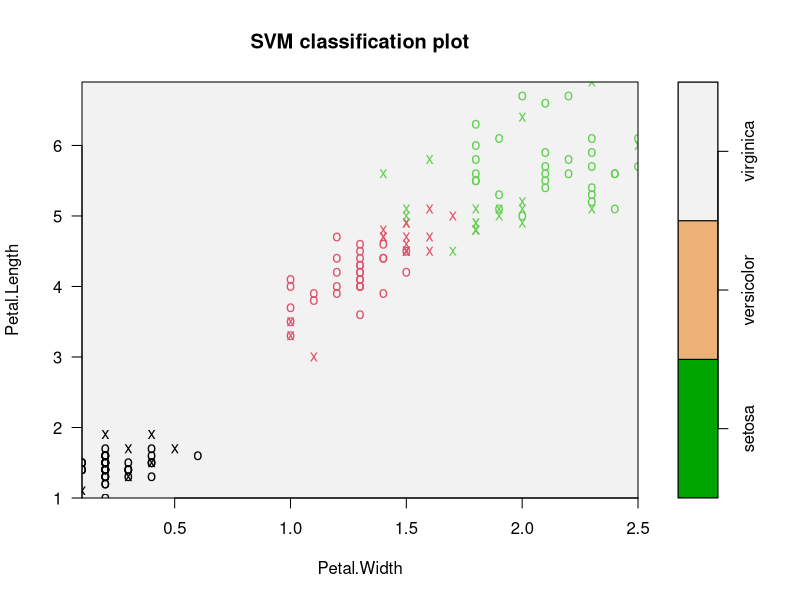
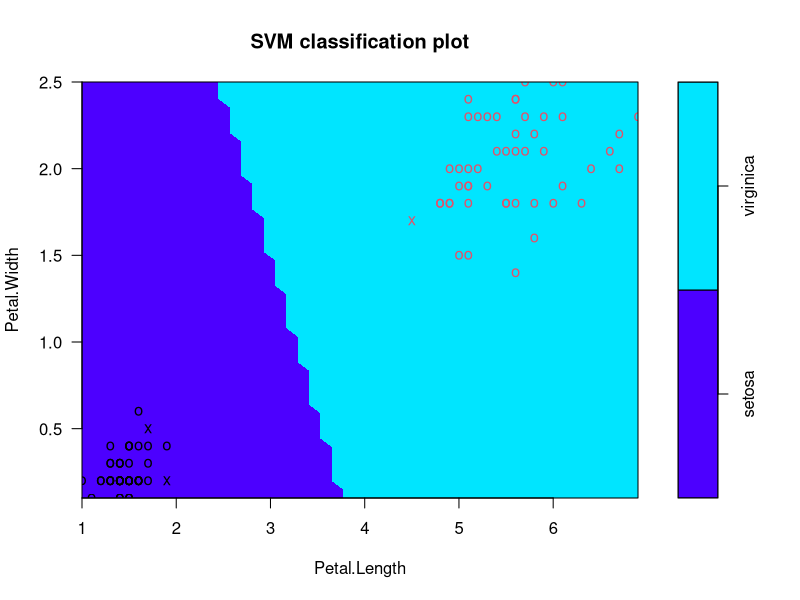
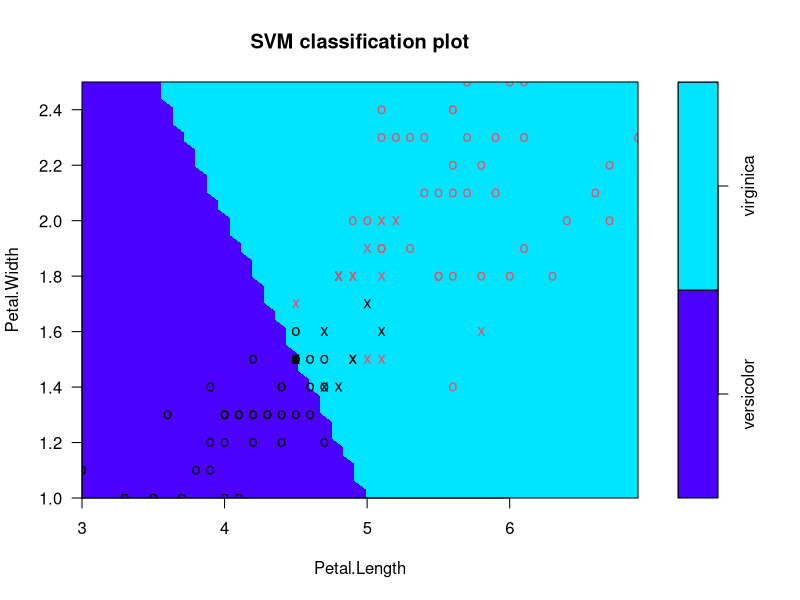

The R script that drew these images, in order:
rm(list=ls())
if (!is.loaded('e1071')) library('e1071')
if (!is.loaded('MASS')) library('MASS')

data(iris)
X <- subset(iris, select = -Species)
y <- iris$Species

ind1 <- which(iris[, "Species"] == "setosa" | iris[, 'Species'] == "versicolor")
X1 <- X[ind1, ]
Intersect <- rep(1, dim(X1)[1])
X1 <- cbind(Intersect, X1)
y1 <- y[ind1]
y1 <- factor(y1, levels = c("setosa", 'versicolor'))
data1 <- cbind(X1, y1)

ind2 <- which(iris[, "Species"] == "setosa" | iris[, 'Species'] == "virginica")
X2 <- X[ind2, ]
#ones <- rep(1, dim(X2)[1])
#X2 <- cbind(ones, X2)
y2 <- y[ind2]
y2 <- factor(y2, levels = c("setosa", 'virginica'))
data2 <- cbind(X2, y2)

ind3 <- which(iris[, "Species"] == "versicolor" | iris[, 'Species'] == "virginica")
X3 <- X[ind3, ]
#ones <- rep(1, dim(X3)[1])
#X3 <- cbind(ones, X3)
y3 <- y[ind3]
y3 <- factor(y3, levels = c('versicolor', 'virginica'))
data3 <- cbind(X3, y3)

model0 <- svm(Species ~ ., data = iris, kernel = "radial", scale = F)
model1 <- svm(y1 ~ ., data = data1, kernel = 'linear', scale = F)
model2 <- svm(y2 ~ ., data = data2, kernel = 'linear', scale = F)
model3 <- svm(y3 ~ ., data = data3, kernel = 'linear', scale = F)

plot(model0, data=iris, Petal.Length ~ Petal.Width,
     slice = list(Sepal.Width = 3, Sepal.Length = -4),color.palette = terrain.colors)

plot(model2, data2, Petal.Width ~ Petal.Length,
     slice = list(Sepal.Width = 3, Sepal.Length = 4),color.palette = topo.colors)

plot(model3, data3, Petal.Width ~ Petal.Length,
     slice = list(Sepal.Width = 3, Sepal.Length = 4),color.palette = topo.colors)

predict0 <- predict(model0, subset(iris, select=-Species))
table(predict0, iris[, "Species"])

predict1 <- predict(model1, subset(data1, select = -y1))
table(predict1, y1)
coef1 <- matrix(model1$coefs, nrow = 1)
w1 <- rbind(-model1$rho, t(coef1 %*% model1$SV))
(test <- (cbind(1,as.matrix(X1)) %*% w1)[model1$index])

predict2 <- predict(model2, subset(data2, select = -y2))
table(predict2, y2)
coef2 <- matrix(model2$coefs, nrow = 1)
w2 <- t(coef2 %*% model2$SV)

predict3 <- predict(model3, subset(data3, select = -y3))
table(predict3, y3)
coef3 <- matrix(model3$coefs, nrow = 1)
w3 <- t(coef3 %*% model3$SV)
